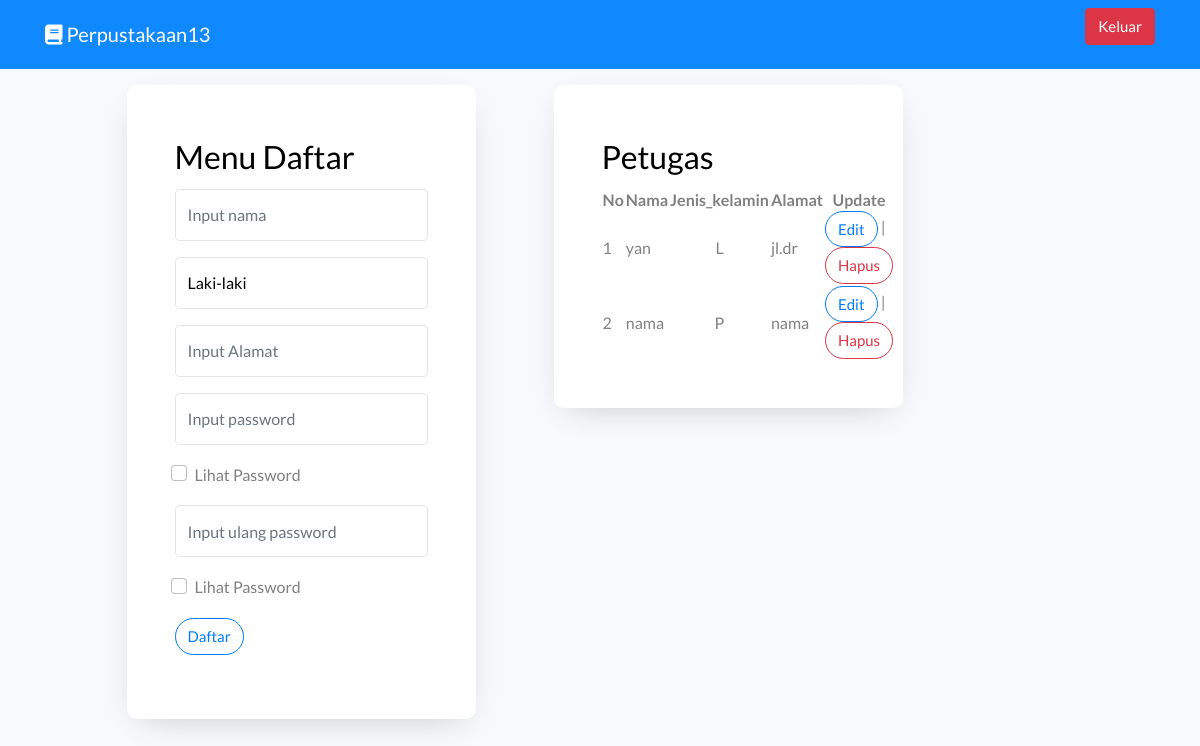
Page /daftar.php on the committed database.
### tables this page shows
CREATE TABLE `petugas` (
  `nip` int(11) NOT NULL,
  `nama` varchar(50) NOT NULL,
  `jenis_kelamin` enum('L','P') NOT NULL,
  `alamat` varchar(50) NOT NULL,
  `password` varchar(50) NOT NULL,
  `level` varchar(11) NOT NULL
);

### daftar.php (the view, shortened to what this page needs)
</body>
</html>
<!DOCTYPE html>
<html lang="en">
<head>
</head>
<link href="https://cdnjs.cloudflare.com/ajax/libs/font-awesome/6.2.0/css/all.min.css" rel="stylesheet">
<link rel="stylesheet" href="bootstrap/css/bootstrap.min.css" type="text/css">
<link rel="stylesheet" href="https://stackpath.bootstrapcdn.com/font-awesome/4.7.0/css/font-awesome.min.css">
<link rel="stylesheet" href="bootstrap/style.css">
<body>
<nav class="navbar navbar-expand-lg navbar-primary bg-primary">
  <div class="container">
  <a class="navbar-brand text-white" href="halaman.php"><i class="fa-solid fa-book"></i> Perpustakaan13</a>
      <form>
        <a href='keluar.php' class="btn btn-danger rounded">Keluar</a>
      </form>
    </div>
</nav>
    <div class="row d-flex justify-content-center align-items-center mt-3">
      <div class="col-xl-10">
          <div class="row g-0">
            <div class="col-lg-5">
              <div class="login-wrap card-body p-md-5 mx-md-4">
              <form action="" method="POST">
                  <h2>Menu Daftar</h2>
                  <div class="mb-3">
                    <input type="text" class="form-control" placeholder="Input nama" name="nama" required>
                  </div>
                  <div class="mb-3">
                      <select class="form-control" name="jenis_kelamin">
                        <option value="L">Laki-laki</option>
                      </select>
                  </div>
                  <div class="mb-3">
                      <input type="text" placeholder="Input Alamat" class="form-control" name="alamat" required>
                  </div>
                  <div class="mb-3">
                      <input id="muncul" type="password" placeholder="Input password" class="form-control" name="password" required>
                  </div>
                  <div class="mb-3 form-check">
                      <input type="checkbox" class="form-check-input" onclick="tampil()">
                      <label class="form-check-label">Lihat Password</label>
                  </div>
                  <div class="mb-3">
                      <input id="muncul2" type="password" placeholder="Input ulang password" class="form-control" name="upassword" required>
                  </div>
                  <div class="mb-3 form-check">
                      <input type="checkbox" class="form-check-input" onclick="tampil2()">
                      <label class="form-check-label">Lihat Password</label>
                  </div>
                  <div class="mb-3">
                      <button name="submit" class="btn btn-outline-primary">Daftar</button>
                  </div>
              </form>
              </div>
            </div>
            <div class="col-lg-5">
              <div class="login-wrap card-body p-md-5 mx-md-4">
<table>
        <tbody>
        <h2>Petugas</h2>
          <tr>
              <th class="text-center">No</th>
              <th class="text-center">Nama</th>
              <th class="text-center">Jenis_kelamin</th>
              <th class="text-center">Alamat</th>
              <th class="text-center">Update</th>
          </tr>
        </tbody>
        <?php
    if(isset($_GET['cari'])){
      $cari = $_GET['cari'];
      $result = mysqli_query($conn,"SELECT * FROM petugas WHERE nama LIKE '%".$cari."%'");
    }else{
      $result = mysqli_query($conn,"SELECT * FROM petugas");
    }
    $no =1;
    while($data = mysqli_fetch_array($result)) {
      ?>
        <tbody>
        <tr>
            <td><?= $no ?></td>
            <td><?= $data['1']?></td>
            <td class="text-center"><?= $data['2']?></td>
            <td><?= $data['3']?></td>
            <td colspan="2">
            <a href="#?nip=<?=$data['nip']?>" class="btn btn-outline-primary">Edit</a>
            |
            <a href="#?nip=<?=$data['nip']?>" class="btn btn-outline-danger">Hapus</a>
            </td>
        </tr>
        </tbody>
    <?php
    $no++;
      }
      ?>
</table>
              </div>
            </div>
          </div>
        </div>
      </div>
</body>
</html>

### rows in the picture
petugas: nama "yan", jenis_kelamin "L", alamat "jl.dr"
petugas: nama "nama", jenis_kelamin "P", alamat "nama"
